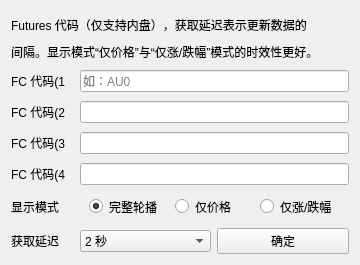
<?xml version="1.0" encoding="UTF-8"?>
<ui version="4.0">
 <class>Futures</class>
 <widget class="QWidget" name="Futures">
  <property name="geometry">
   <rect>
    <x>0</x>
    <y>0</y>
    <width>360</width>
    <height>236</height>
   </rect>
  </property>
  <property name="windowTitle">
   <string>Form</string>
  </property>
  <layout class="QGridLayout" name="gridLayout">
   <property name="topMargin">
    <number>16</number>
   </property>
   <property name="bottomMargin">
    <number>11</number>
   </property>
   <property name="verticalSpacing">
    <number>9</number>
   </property>
   <item row="7" column="0">
    <widget class="QLabel" name="label_7">
     <property name="text">
      <string>FC 代码(4</string>
     </property>
    </widget>
   </item>
   <item row="8" column="0">
    <widget class="QLabel" name="label_8">
     <property name="text">
      <string>显示模式</string>
     </property>
    </widget>
   </item>
   <item row="8" column="1" colspan="4">
    <widget class="QFrame" name="frame">
     <property name="styleSheet">
      <string notr="true">border:none;</string>
     </property>
     <layout class="QHBoxLayout" name="horizontalLayout">
      <property name="topMargin">
       <number>3</number>
      </property>
      <property name="bottomMargin">
       <number>3</number>
      </property>
      <item>
       <widget class="QRadioButton" name="radioButton">
        <property name="text">
         <string>完整轮播</string>
        </property>
        <property name="checked">
         <bool>true</bool>
        </property>
        <attribute name="buttonGroup">
         <string notr="true">buttonGroup</string>
        </attribute>
       </widget>
      </item>
      <item>
       <widget class="QRadioButton" name="radioButton_2">
        <property name="text">
         <string>仅价格</string>
        </property>
        <attribute name="buttonGroup">
         <string notr="true">buttonGroup</string>
        </attribute>
       </widget>
      </item>
      <item>
       <widget class="QRadioButton" name="radioButton_3">
        <property name="text">
         <string>仅涨/跌幅</string>
        </property>
        <attribute name="buttonGroup">
         <string notr="true">buttonGroup</string>
        </attribute>
       </widget>
      </item>
     </layout>
    </widget>
   </item>
   <item row="2" column="0" colspan="5">
    <widget class="QLabel" name="label_3">
     <property name="text">
      <string>间隔。显示模式“仅价格”与“仅涨/跌幅”模式的时效性更好。</string>
     </property>
    </widget>
   </item>
   <item row="6" column="0">
    <widget class="QLabel" name="label_6">
     <property name="text">
      <string>FC 代码(3</string>
     </property>
    </widget>
   </item>
   <item row="10" column="0">
    <widget class="QLabel" name="label_2">
     <property name="text">
      <string>获取延迟</string>
     </property>
    </widget>
   </item>
   <item row="1" column="0" colspan="5">
    <widget class="QLabel" name="label_4">
     <property name="text">
      <string>Futures 代码（仅支持内盘），获取延迟表示更新数据的</string>
     </property>
    </widget>
   </item>
   <item row="4" column="0">
    <widget class="QLabel" name="label_5">
     <property name="text">
      <string>FC 代码(2</string>
     </property>
    </widget>
   </item>
   <item row="3" column="0">
    <widget class="QLabel" name="label">
     <property name="text">
      <string>FC 代码(1</string>
     </property>
    </widget>
   </item>
   <item row="10" column="1" colspan="2">
    <widget class="QComboBox" name="comboBox">
     <property name="currentIndex">
      <number>0</number>
     </property>
     <item>
      <property name="text">
       <string>2 秒</string>
      </property>
     </item>
     <item>
      <property name="text">
       <string>3 秒</string>
      </property>
     </item>
     <item>
      <property name="text">
       <string>4 秒</string>
      </property>
     </item>
     <item>
      <property name="text">
       <string>6 秒</string>
      </property>
     </item>
     <item>
      <property name="text">
       <string>8 秒</string>
      </property>
     </item>
     <item>
      <property name="text">
       <string>10 秒</string>
      </property>
     </item>
    </widget>
   </item>
   <item row="10" column="3" colspan="2">
    <widget class="QPushButton" name="pushButton_accepted">
     <property name="sizePolicy">
      <sizepolicy hsizetype="Minimum" vsizetype="Minimum">
       <horstretch>0</horstretch>
       <verstretch>0</verstretch>
      </sizepolicy>
     </property>
     <property name="text">
      <string>确定</string>
     </property>
    </widget>
   </item>
   <item row="7" column="1" colspan="4">
    <widget class="QLineEdit" name="lineEdit_4"/>
   </item>
   <item row="6" column="1" colspan="4">
    <widget class="QLineEdit" name="lineEdit_3"/>
   </item>
   <item row="4" column="1" colspan="4">
    <widget class="QLineEdit" name="lineEdit_2"/>
   </item>
   <item row="3" column="1" colspan="4">
    <widget class="QLineEdit" name="lineEdit">
     <property name="placeholderText">
      <string>如：AU0</string>
     </property>
    </widget>
   </item>
  </layout>
 </widget>
 <resources/>
 <connections/>
 <buttongroups>
  <buttongroup name="buttonGroup"/>
 </buttongroups>
</ui>
